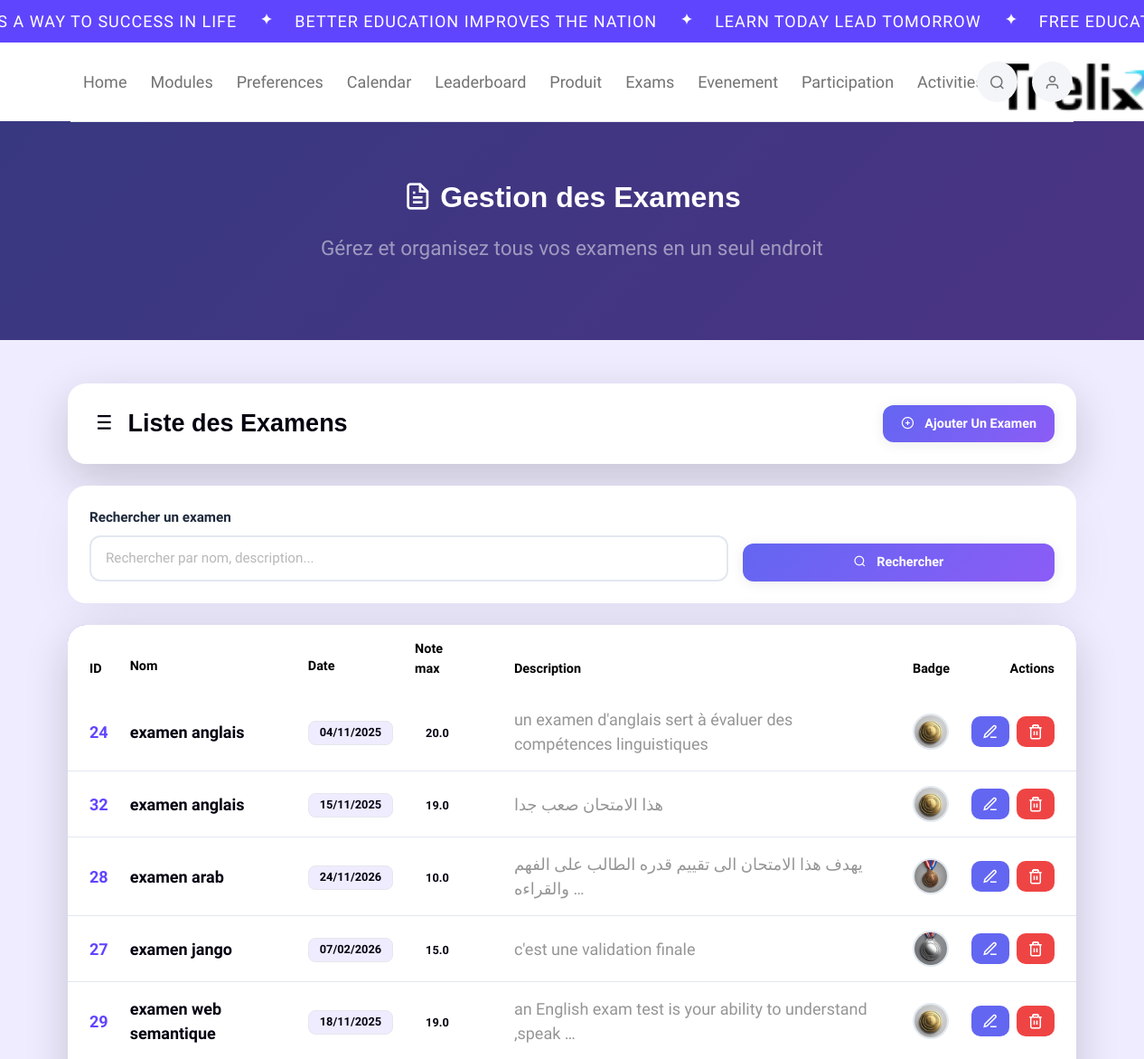
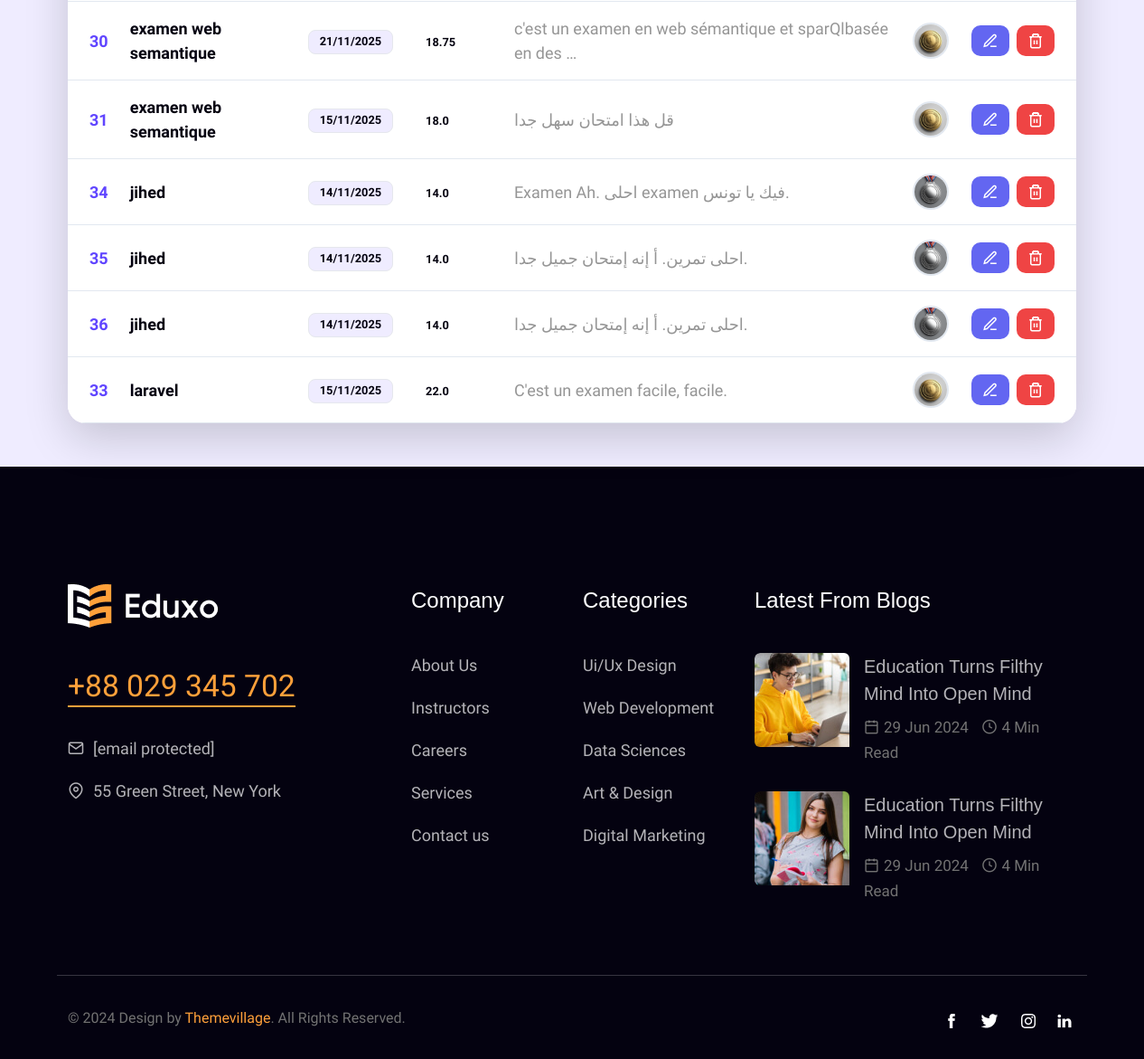
/api/?order=nom&search=, run on the app's committed database (2 pictures, top to bottom).
### evaluation/models.py (models this page shows, shortened)
class Examen(models.Model):
    nom = models.CharField(max_length=200)
    date_examen = models.DateField()
    note_max = models.FloatField()
    description = models.TextField(blank=True, null=True)
    badge = models.ForeignKey(Badge, on_delete=models.SET_NULL, null=True, blank=True, related_name="examens")

class Badge(models.Model):
    type = models.CharField(max_length=50)
    image = models.ImageField(upload_to='badges/', blank=True, null=True)

### evaluation/views.py (the view)
# urls.py: path('', views.examen_list, name='examen_list'),
def examen_list(request):
    search = request.GET.get('search', '')  # recherche par texte
    order = request.GET.get('order', '-id')  # tri par défaut : derniers d'abord
    examens = Examen.objects.all()
    if search:
        examens = examens.filter(
            Q(nom__icontains=search) |
            Q(description__icontains=search) |
            Q(note_max__icontains=search)
        )
    examens = examens.order_by(order)
    return render(request, 'examens_list.html', {
        'examens': examens,
        'search': search,
        'order': order
    })

### evaluation/templates/examens_list.html (shortened to what this page needs)
{% extends "trelix_app/base.html" %}
{% load static %}
{% block content %}
{% include 'trelix_app/header.html' %}
{% get_static_prefix as STATIC_PREFIX %}
<section class="promo-sec position-relative overflow-hidden"
 style="background: linear-gradient(135deg, rgba(99,102,241,.95) 0%, rgba(139,92,246,.95) 100%); padding:60px 0;">
  <div class="container">
    <div class="row">
      <div class="col-lg-12 text-center">
        <h1 class="display-4 text-white fw-bold mb-3">
          <i class="feather-icon icon-file-text"></i> Gestion des Examens
        </h1>
        <p class="text-white-50 fs-5 mb-4">
          Gérez et organisez tous vos examens en un seul endroit
        </p>
      </div>
    </div>
  </div>
</section>
<section class="py-5 bg-light">
  <div class="container">
    <div class="row justify-content-center">
      <div class="col-12">
        <div class="card border-0 shadow-lg custom-card mb-4">
          <div class="card-body p-4">
            <div class="row align-items-center">
              <div class="col-md-8">
                <h3 class="h4 mb-0 text-dark">
                  <i class="feather-icon icon-list me-2"></i>
                  Liste des Examens
                </h3>
              </div>
              <div class="col-md-4 text-end">
                <a href="/api/examens/ajouter/" class="btn btn-custom-primary">
                  <i class="feather-icon icon-plus-circle me-2"></i>
                  Ajouter un examen
                </a>
              </div>
            </div>
          </div>
        </div>
        <div class="card border-0 shadow-sm custom-card mb-4">
          <div class="card-body p-4">
            <form method="GET" class="row g-3 align-items-end">
              <div class="col-md-8">
                <label class="form-label-custom">Rechercher un examen</label>
                <div class="input-wrapper">
                  <input type="text" name="search" class="form-control-custom"
                         placeholder="Rechercher par nom, description..." value="{{ search }}">
                </div>
              </div>
              <div class="col-md-4">
                <button type="submit" class="btn btn-custom-primary w-100">
                  <i class="feather-icon icon-search me-2"></i>
                  Rechercher
                </button>
              </div>
            </form>
          </div>
        </div>
        <div class="card border-0 shadow-lg custom-card">
          <div class="card-body p-0">
            <div class="table-responsive">
              <table class="table table-hover align-middle mb-0">
                <thead class="table-custom-header">
                  <tr>
                    <th class="ps-4">ID</th>
                    <th>
                      <div class="d-flex align-items-center gap-1">
                        <span>Nom</span>
                        <div class="sort-buttons">
                          <a href="?order=nom&search={{ search }}" class="sort-link" title="Tri croissant">▲</a>
                          <a href="?order=-nom&search={{ search }}" class="sort-link" title="Tri décroissant">▼</a>
                        </div>
                      </div>
                    </th>
                    <th>
                      <div class="d-flex align-items-center gap-1">
                        <span>Date</span>
                        <div class="sort-buttons">
                          <a href="?order=date_examen&search={{ search }}" class="sort-link" title="Tri croissant">▲</a>
                          <a href="?order=-date_examen&search={{ search }}" class="sort-link" title="Tri décroissant">▼</a>
                        </div>
                      </div>
                    </th>
                    <th>
                      <div class="d-flex align-items-center gap-1">
                        <span>Note max</span>
                        <div class="sort-buttons">
                          <a href="?order=note_max&search={{ search }}" class="sort-link" title="Tri croissant">▲</a>
                          <a href="?order=-note_max&search={{ search }}" class="sort-link" title="Tri décroissant">▼</a>
                        </div>
                      </div>
                    </th>
                    <th>Description</th>
                    <th>Badge</th>
                    <th class="text-end pe-4">Actions</th>
                  </tr>
                </thead>
                <tbody>
                {% for examen in examens %}
                  <tr class="table-row-custom">
                    <td class="ps-4 fw-semibold text-primary">{{ examen.id }}</td>
                    <td class="fw-semibold text-dark">{{ examen.nom }}</td>
                    <td>
                      <span class="badge bg-light text-dark border">
                        {{ examen.date_examen|date:"d/m/Y" }}
                      </span>
                    </td>
                    <td>
                      <span class="badge bg-warning text-dark">
                        {{ examen.note_max }}
                      </span>
                    </td>
                    <td class="text-muted">
                      {{ examen.description|default:"—"|truncatewords:10 }}
                    </td>
                    <td>
                      {% if examen.badge and examen.badge.image %}
                        <img src="{{ examen.badge.image.url }}" class="badge-img" alt="badge">
                      {% else %}
                        <span class="text-muted">—</span>
                      {% endif %}
                    </td>
                    <td class="text-end pe-4">
                      <div class="btn-group-custom">
                        <a href="/api/examens/modifier/{{ examen.id }}/" class="btn btn-action-primary" title="Modifier">
                          <i class="feather-icon icon-edit-3"></i>
                        </a>
                        <a href="/api/examens/supprimer/{{ examen.id }}/"
                           class="btn btn-action-danger"
                           title="Supprimer"
                           onclick="return confirm('Voulez-vous vraiment supprimer cet examen ?')">
                          <i class="feather-icon icon-trash-2"></i>
                        </a>
                      </div>
                    </td>
                  </tr>
                {% endfor %}
                </tbody>
              </table>
            </div>
          </div>
        </div>
      </div>
    </div>
  </div>
</section>
{% include 'trelix_app/footer.html' %}
{% endblock %}

### trelix_app/static/css/feather.css (style rules this page uses)
.feather-icon { font-family: "feather-icons"; display: inline-block; line-height: 1; font-weight: normal; font-style: normal; speak: none; text-decoration: inherit; text-transform: none; text-rendering: auto; -webkit-font-smoothing: antialiased; -moz-osx-font-smoothing: grayscale; }
.icon-edit-3:before { content: "\f15d"; }
.icon-file-text:before { content: "\f168"; }
.icon-list:before { content: "\f18e"; }
.icon-plus-circle:before { content: "\f1bd"; }
.icon-search:before { content: "\f1cd"; }
.icon-trash-2:before { content: "\f1f0"; }

### evaluation/templates/examens_list.html (style rules this page uses)
:root { --primary-color: #6366f1; --primary-dark: #4f46e5; --secondary-color: #6c757d; --success-color: #10b981; --danger-color: #ef4444; --warning-color: #f59e0b; --border-color: #e2e8f0; --shadow-light: 0 2px 15px rgba(0,0,0,0.08); --shadow-medium: 0 5px 25px rgba(0,0,0,0.1); --gradient-primary: linear-gradient(135deg, #6366f1 0%, #8b5cf6 100%); }
.custom-card { border-radius: 20px; overflow: hidden; transition: transform 0.3s ease, box-shadow 0.3s ease; }
.form-label-custom { color: #1e293b !important; font-weight: 600; font-size: 0.95rem; margin-bottom: 8px; display: block; }
.form-control-custom { width: 100%; padding: 12px 16px; border: 2px solid var(--border-color); border-radius: 12px; background: #fff; font-size: 0.95rem; transition: all 0.3s ease; }
.btn-custom-primary { background: var(--gradient-primary); border: none; color: white; padding: 10px 20px; border-radius: 12px; font-weight: 600; font-size: 0.9rem; transition: all 0.3s ease; box-shadow: var(--shadow-light); }
.table-custom-header { background: var(--gradient-primary); color: white; }
.table-custom-header th { border: none; padding: 16px 12px; font-weight: 600; font-size: 0.9rem; }
.table-row-custom { transition: all 0.3s ease; border-bottom: 1px solid var(--border-color); }
.table-row-custom td { padding: 16px 12px; border: none; }
.sort-buttons { display: flex; flex-direction: column; gap: 2px; margin-left: 8px; }
.sort-link { color: rgba(255, 255, 255, 0.9); text-decoration: none; font-size: 0.8rem; line-height: 0.8; transition: all 0.3s ease; background: rgba(255, 255, 255, 0.2); border-radius: 3px; padding: 2px 4px; display: flex; align-items: center; justify-content: center; width: 20px; height: 12px; }
.btn-group-custom { display: flex; gap: 8px; justify-content: flex-end; }
.btn-action-primary, .btn-action-danger { padding: 8px 12px; border-radius: 10px; border: none; color: white; transition: all 0.3s ease; display: flex; align-items: center; justify-content: center; }
.btn-action-primary { background: var(--primary-color); }
.btn-action-danger { background: var(--danger-color); }
.badge-img { width: 40px; height: 40px; border-radius: 50%; object-fit: cover; border: 2px solid var(--border-color); }
.badge { padding: 6px 12px; border-radius: 8px; font-weight: 600; font-size: 0.8rem; }
.custom-card { animation: fadeIn 0.5s ease forwards; }

### data on the page
Examen: id "24", nom "examen anglais", date_examen "04/11/2025", note_max "20.0", description "un examen d'anglais sert à évaluer des compétences linguistiques", badge.image (picture)
Examen: id "32", nom "examen anglais", date_examen "15/11/2025", note_max "19.0", description "هذا الامتحان صعب جدا", badge.image (picture)
Examen: id "28", nom "examen arab", date_examen "24/11/2026", note_max "10.0", description "يهدف هذا الامتحان الى تقييم قدره الطالب على الفهم والقراءه …", badge.image (picture)
Examen: id "27", nom "examen jango", date_examen "07/02/2026", note_max "15.0", description "c'est une validation finale", badge.image (picture)
Examen: id "29", nom "examen web semantique", date_examen "18/11/2025", note_max "19.0", description "an English exam test is your ability to understand ,speak …", badge.image (picture)
Examen: id "30", nom "examen web semantique", date_examen "21/11/2025", note_max "18.75", description "c'est un examen en web sémantique et sparQlbasée en des …", badge.image (picture)
Examen: id "31", nom "examen web semantique", date_examen "15/11/2025", note_max "18.0", description "قل هذا امتحان سهل جدا", badge.image (picture)
Examen: id "34", nom "jihed", date_examen "14/11/2025", note_max "14.0", description "Examen Ah. احلى examen فيك يا تونس.", badge.image (picture)
Examen: id "35", nom "jihed", date_examen "14/11/2025", note_max "14.0", description "احلى تمرين. أ إنه إمتحان جميل جدا.", badge.image (picture)
Examen: id "36", nom "jihed", date_examen "14/11/2025", note_max "14.0", description "احلى تمرين. أ إنه إمتحان جميل جدا.", badge.image (picture)
Examen: id "33", nom "laravel", date_examen "15/11/2025", note_max "22.0", description "C'est un examen facile, facile.", badge.image (picture)
